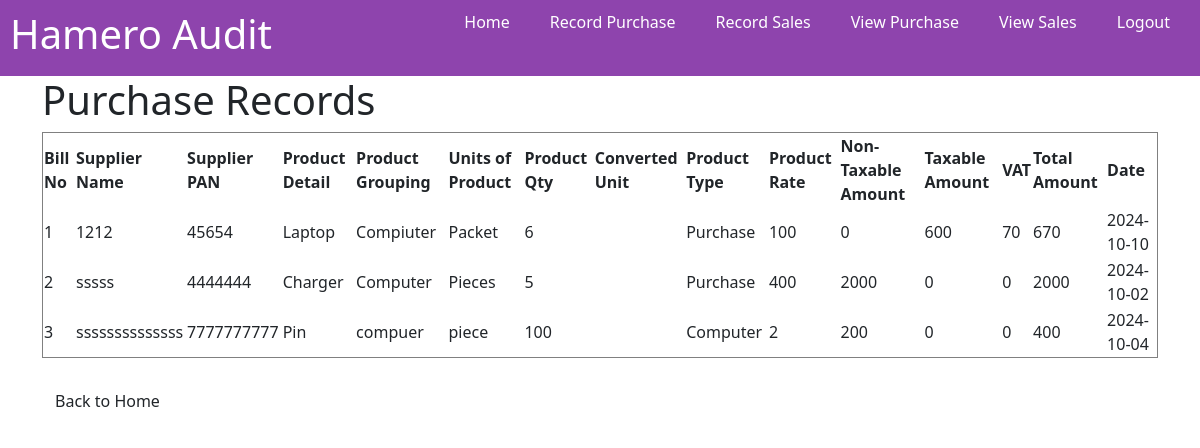
Screenshot of /view_purchases.php with the database file from the repository.
### tables this page shows
CREATE TABLE purchases (
    bill_no INTEGER PRIMARY KEY,
    supplier_name TEXT,
    supplier_pan TEXT,
    product_detail TEXT,
    product_grouping TEXT,
    units_of_product TEXT,
    product_qty REAL,
    converted_unit TEXT,
    product_type TEXT,
    product_rate REAL,
    non_taxable_amount REAL,
    taxable_amount REAL,
    vat REAL,
    total_amount REAL,
    purchase_date TEXT
);

### view_purchases.php (the view, shortened to what this page needs)
<!DOCTYPE html>
<html lang="en">
<head>
    <link href="https://cdn.jsdelivr.net/npm/bootstrap@5.3.0-alpha1/dist/css/bootstrap.min.css" rel="stylesheet">
</head>
<body>
    <?php
        include('header.php');
    ?>
    <div class="container">
        <h1>Purchase Records</h1>
        <?php
        $db = new SQLite3('db/database.sqlite');
        $result = $db->query('SELECT * FROM purchases');
        echo "<table border='1'>";
        echo "<tr><th>Bill No</th><th>Supplier Name</th><th>Supplier PAN</th><th>Product Detail</th><th>Product Grouping</th><th>Units of Product</th><th>Product Qty</th><th>Converted Unit</th><th>Product Type</th><th>Product Rate</th><th>Non-Taxable Amount</th><th>Taxable Amount</th><th>VAT</th><th>Total Amount</th><th>Date</th></tr>";
        while ($row = $result->fetchArray(SQLITE3_ASSOC)) {
            echo "<tr>";
            echo "<td>" . $row['bill_no'] . "</td>";
            echo "<td>" . $row['supplier_name'] . "</td>";
            echo "<td>" . $row['supplier_pan'] . "</td>";
            echo "<td>" . $row['product_detail'] . "</td>";
            echo "<td>" . $row['product_grouping'] . "</td>";
            echo "<td>" . $row['units_of_product'] . "</td>";
            echo "<td>" . $row['product_qty'] . "</td>";
            echo "<td>" . $row['converted_unit'] . "</td>";
            echo "<td>" . $row['product_type'] . "</td>";
            echo "<td>" . $row['product_rate'] . "</td>";
            echo "<td>" . $row['non_taxable_amount'] . "</td>";
            echo "<td>" . $row['taxable_amount'] . "</td>";
            echo "<td>" . $row['vat'] . "</td>";
            echo "<td>" . $row['total_amount'] . "</td>";
            echo "<td>" . $row['purchase_date'] . "</td>";
            echo "</tr>";
        }
        echo "</table>";
        ?>
        <br>
        <a href="index.php" class="btn">Back to Home</a>
    </div>
</body>
</html>

### header.php (shortened to what this page needs)
<!DOCTYPE html>
<html lang="en">
<head>
</head>
<body>
    <header>
        <h1>Hamero Audit</h1>
        <nav>
            <ul>
                <li><a href="#">Home</a></li>
                <li><a href="purchase.php">Record Purchase</a></li>
                <li><a href="sales.php">Record Sales</a></li>
                <li><a href="view_purchases.php">View Purchase</a></li>
                <li><a href="view_sales.php">View Sales</a></li>
                <li><a href="#">Logout</a></li>
            </ul>
        </nav>
    </header>
</body>
</html>

### header.php (style rules this page uses)
header { background-color: #8e44ad; color: #fff; padding: 10px; display: flex; justify-content: space-between; }
nav ul { list-style: none; margin: 0; padding: 0; display: flex; }
nav li { margin: 0 10px; }
nav a { text-decoration: none; color: #fff; padding: 5px 10px; border-radius: 5px; }

### rows the page displays
purchases: bill_no "1", supplier_name "1212", supplier_pan "45654", product_detail "Laptop", product_grouping "Compiuter", units_of_product "Packet", product_qty "6", product_type "Purchase", product_rate "100", non_taxable_amount "0", taxable_amount "600", vat "70", total_amount "670", purchase_date "2024-10-10"
purchases: bill_no "2", supplier_name "sssss", supplier_pan "4444444", product_detail "Charger", product_grouping "Computer", units_of_product "Pieces", product_qty "5", product_type "Purchase", product_rate "400", non_taxable_amount "2000", taxable_amount "0", vat "0", total_amount "2000", purchase_date "2024-10-02"
purchases: bill_no "3", supplier_name "ssssssssssssss", supplier_pan "7777777777", product_detail "Pin", product_grouping "compuer", units_of_product "piece", product_qty "100", product_type "Computer", product_rate "2", non_taxable_amount "200", taxable_amount "0", vat "0", total_amount "400", purchase_date "2024-10-04"
